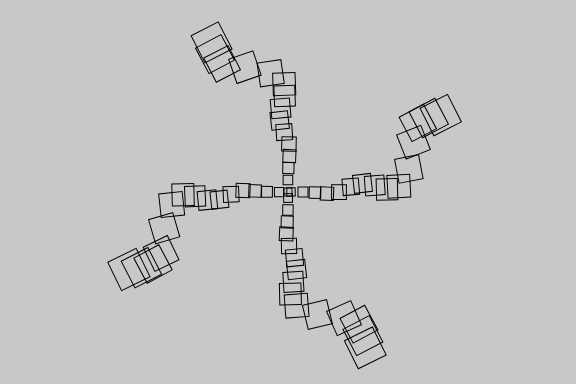
Frame 1 (no input)
Frame 60 (no input): identical to frame 1, image omitted
Frame 120 (the mouse pressed at the canvas centre since frame 60): identical to frame 1, image omitted

The p5.js sketch that drew this single still picture (run headless with seeded random() and noise() and a simulated clock; from frame 60 on, the mouse is pressed at the canvas centre):

// p5.js sketch
// ── sketch.js
let doExport = false;
let seed = 9190;
//设置增量参数
let inc = 0.01;
let rectSize = 8;

function setup() {
  createCanvas(576, 384);
  rectMode(CENTER);
  
}

function draw() {
  //判定打印
  if(doExport){
    beginRecordSvg("spiral" + seed + ".svg");
  }

  background(200);

  noiseSeed(seed);

  noFill();
  stroke(0);

  translate(width/2, height/2);

  //方块循环
  for(let i = 0; i < 60; i++){
    push();

    //设置noise的变化大小
    let noiseVal = noise(i * inc);
    //设置基础旋转形状，尤其是这个数值，可以改变整体风格
    let rot = radians(i * 90) + TWO_PI * noiseVal;
    
    //依据旋转变量的变化设置进行转动
    rotate(rot);
    translate(i * 3, 0);
    
    rectSize = 8 + i * 0.4;
    rect(0, 0, rectSize);

    pop();
  }

  //判定打印
  if (doExport){
    endRecordSvg();
    doExport = false;
  }

}

//设置按键后随机变换seed值
function keyPressed(){
   if(key == "r"){
    seed = floor(random(11111));
  }
   if(key == "s"){
      doExport = true;
  }
}

  
